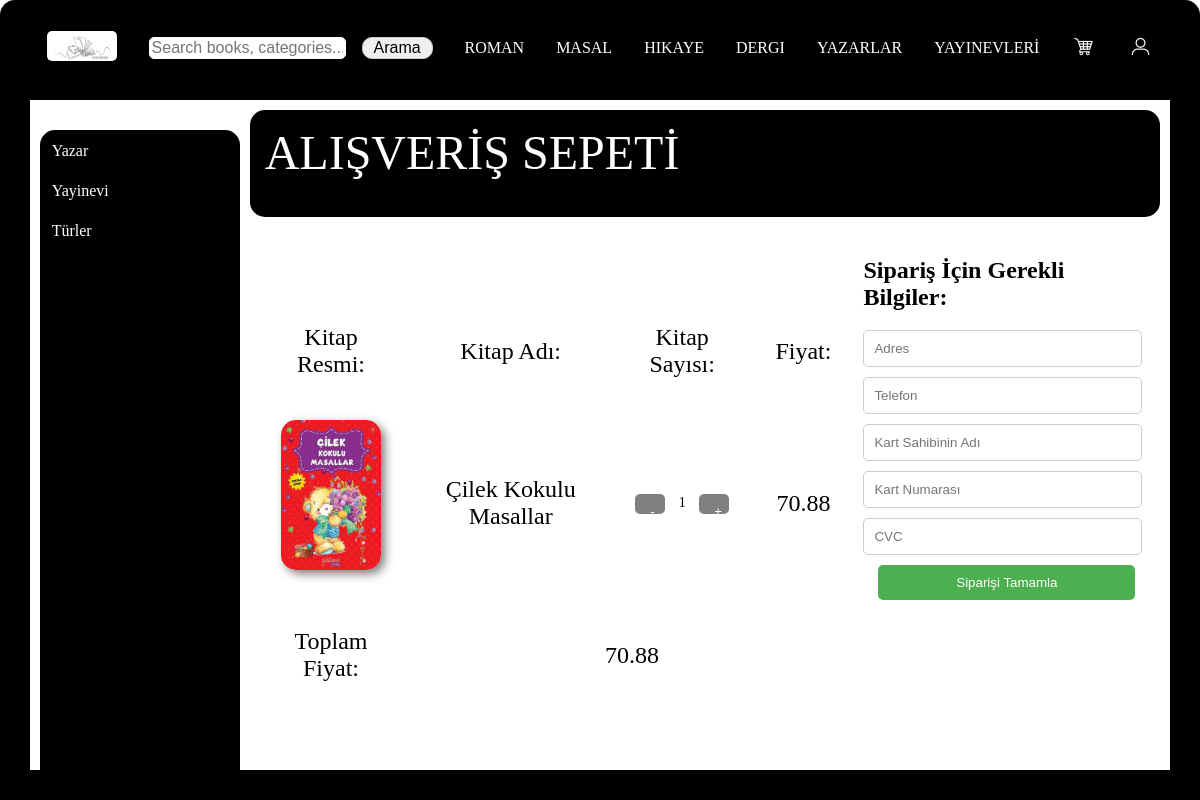
Before: /store/cart/ (signed in) with the older database file.
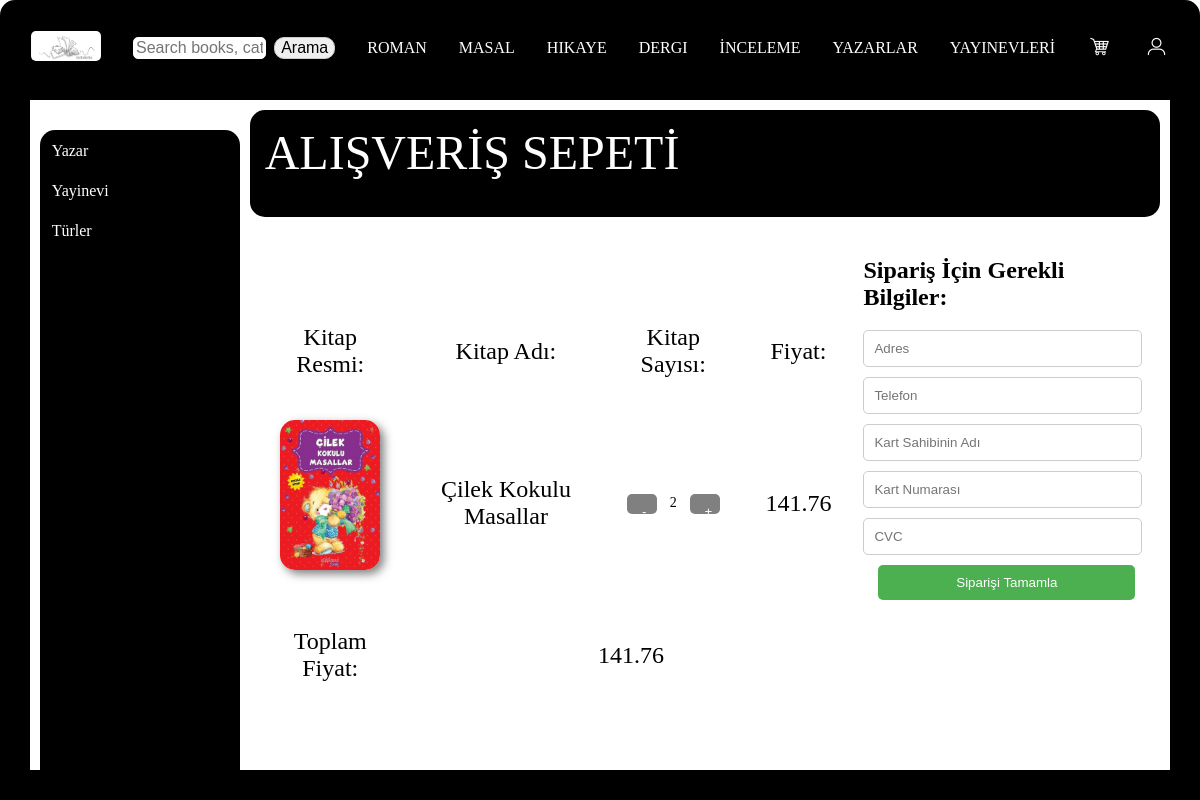
After: the same page with the newer database file.
### store/models.py (models this page shows, shortened)
class Category(models.Model):
    name = models.CharField(max_length=64)

class CartItem(models.Model):
    cart = models.ForeignKey(Cart, related_name='cart_items', on_delete=models.CASCADE)
    book = models.ForeignKey(Book, related_name='cart_items', on_delete=models.CASCADE)
    quantity = models.IntegerField(default=1)
    total_price = models.DecimalField(max_digits=10, decimal_places = 2, default= 0.0)

class Book(models.Model):
    book_name = models.CharField(max_length=64)
    author_name = models.ForeignKey(Author, on_delete=models.CASCADE, related_name = 'books')
    publication_date = models.DateTimeField()
    publishing_house = models.ForeignKey(PublishingHouse, on_delete = models.CASCADE, related_name = 'books')
    category = models.ManyToManyField(Category, related_name = 'books')
    isbn = models.BigIntegerField()
    page = models.IntegerField()
    price = models.DecimalField(default=0, decimal_places=2, max_digits=6)
    photo = models.ImageField(upload_to='books_photos/')
    info = models.CharField(max_length=6000)
    genre = models.ForeignKey(Genre, on_delete=models.CASCADE, related_name= 'books', default = 4)

class Cart(models.Model):
    user =  models.OneToOneField(User, on_delete=models.CASCADE, related_name='cart')
    books = models.ManyToManyField(Book, through='CartItem')
    total_quantity = models.IntegerField(default=0) #Sepetteki kitap sayısı
    total_price = models.DecimalField(max_digits=10, decimal_places=2, default= 0.0)

### store/views.py (the view)
# urls.py: path('cart/', views.cart_page, name = 'cart_page'),
def cart_page(request):
    if not request.user.is_authenticated:
        messages.warning(request, "Sepetinizi Görebilmek İçin Giriş Yapmanız Gerekiyor. İyi alışverişler...")
        return HttpResponseRedirect(reverse("login"))
    else:
        categories = Category.objects.all()
        home_page_photo = ImageOfWebSite.objects.get(name = 'home-page-photo')
        user_icon = ImageOfWebSite.objects.get(name = 'user-icon')
        navigation = ImageOfWebSite.objects.get(name = 'navigation-bar-icon')
        cart = ImageOfWebSite.objects.get(name = 'cart-photo')
        logo = ImageOfWebSite.objects.get(name = 'web-site-logo')
        authors = Author.objects.all()
        publishing_houses = PublishingHouse.objects.all()
        genres = Genre.objects.all()
        cart_user = Cart.objects.filter(user=request.user).first()
        cart_items = cart_user.cart_items.all() if cart_user else []
        return render(request, "store/cart.html", {
            'categories': categories,
            'logo' : logo,
            'home_page_photo' : home_page_photo,
            'user_icon' : user_icon,
            'navigation' : navigation,
            'cart' : cart,
            'authors' : authors,
            'publishing_houses' : publishing_houses,
            'genres' : genres,
            'cart_items': cart_items,
            'cart_user': cart_user,
        })

### store/templates/store/cart.html (shortened to what the changed rows need)
{% load static %}
<!DOCTYPE html>
<html>
    <head>
        <link rel="stylesheet" href="{% static 'store/cart_style.css' %}">
    </head>
    <body>
        <div class="grid-container">
            <div  class="grid-item-2">
                <table  align="center" cellspacing="30">
                    <tr>
                        {% for category in categories %}
                            <td><a href="{% url 'category_page' category.name %}">{{ category.name|upper }}</a></td>
                        {% endfor %}
                    </tr>
                </table>
            </div>
            <div class="grid-item-5">
                <table style=
                    "width: auto;
                    border-spacing: 20px;
                    text-align: center; /* İçerik ortalansın */
                    padding: 10px; ">
                    <tr>
                        {% if cart_items %}
                            <table >
                                <tr>
                                    <td>Kitap Resmi:</td>
                                    <td>Kitap Adı:</td>
                                    <td>Kitap Sayısı: </td>
                                    <td>Fiyat:</td>
                                </tr>
                                {% for item in cart_items %}
                                    <tr>
                                        <td><img src="{{ item.book.photo.url }}" alt="{{ item.book.book_name }} "></td>
                                        <td>{{ item.book.book_name }}</td>
                                        <td>
                                            <div style="display: grid;
                                                        grid-template-areas: 'eksi miktar arti';
                                                        grid-template-columns: auto auto auto;
                                                        align-items: center;
                                                        gap: 5px;">
                                                <form action="{% url 'delete_to_cart' item.book.id %}" method="post" style="grid-area: eksi; margin: 0; display: inline;  text-align: center;">
                                                    <button type="submit" style="grid-area: eksi;
                                                                background-color: gray;
                                                                border-radius: 5px;
                                                                height: 20px;
                                                                width: 20px;
                                                                text-align: center;
                                                                border: none;">-</button>
                                                </form>
                                                <span style="grid-area: miktar;
                                                             font-size: 14px;
                                                             text-align: center;">{{ item.quantity }}</span>
                                                <form action="{% url 'add_to_cart' item.book.id %}" method="post" style="grid-area: arti; margin: 0; display: inline;  text-align: center;">
                                                    <button type="submit" style="background-color: gray;
                                                                                 border-radius: 5px;
                                                                                 height: 20px;
                                                                                 width: 20px;
                                                                                 text-align: center;
                                                                                 border: none;">+</button>
                                                </form>
                                            </div>
                                        </td>
                                        <td>{{ item.total_price }}</td>
                                    </tr>
                            {% endfor %}
                                <tr>
                                    <td>Toplam Fiyat:</td>
                                    <td colspan="3">{{ cart_user.total_price }}</td>
                                </tr>
                            {% else %}
                            <tr>
                                <td><b>Sepetinizde Ürün Bulunmamaktadır.</b></td>
                            </tr>
                            {% endif %}
                        </table>
                    </table>
                </div>
                        <div class="grid-item-6">
                            <form action="{% url 'order' %}" method="post" style="max-width: 400px; margin: 20px 40px 20px auto; text-align: left;">
                                <h2>Sipariş İçin Gerekli Bilgiler: </h2>
                            </form>
                        </div>
        </div>
    </body>
</html>

Changed rows visible on the page:
added Category: name "İNCELEME"
changed CartItem "Çilek Kokulu Masallar": quantity "1" → "2"; total_price "70.88" → "141.76"
changed Cart: total_price "70.88" → "141.76"
